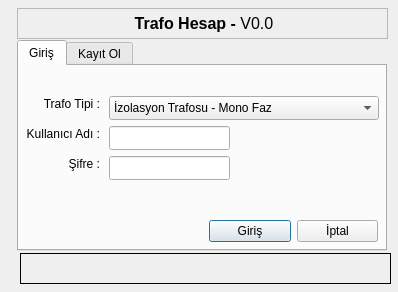
<?xml version="1.0" encoding="UTF-8"?>
<ui version="4.0">
 <class>Dialog</class>
 <widget class="QDialog" name="Dialog">
  <property name="geometry">
   <rect>
    <x>0</x>
    <y>0</y>
    <width>398</width>
    <height>292</height>
   </rect>
  </property>
  <property name="windowTitle">
   <string>Dialog</string>
  </property>
  <widget class="QTabWidget" name="tabWidget">
   <property name="geometry">
    <rect>
     <x>17</x>
     <y>40</y>
     <width>370</width>
     <height>211</height>
    </rect>
   </property>
   <property name="currentIndex">
    <number>0</number>
   </property>
   <widget class="QWidget" name="tab">
    <attribute name="icon">
     <iconset resource="icons.qrc">
      <normaloff>:/staticfiles/icons/Users.png</normaloff>:/staticfiles/icons/Users.png</iconset>
    </attribute>
    <attribute name="title">
     <string>Giriş</string>
    </attribute>
    <widget class="QLabel" name="label">
     <property name="geometry">
      <rect>
       <x>0</x>
       <y>60</y>
       <width>81</width>
       <height>16</height>
      </rect>
     </property>
     <property name="text">
      <string>Kullanıcı Adı :</string>
     </property>
     <property name="alignment">
      <set>Qt::AlignRight|Qt::AlignTrailing|Qt::AlignVCenter</set>
     </property>
    </widget>
    <widget class="QLineEdit" name="lineEdit">
     <property name="geometry">
      <rect>
       <x>90</x>
       <y>60</y>
       <width>121</width>
       <height>24</height>
      </rect>
     </property>
    </widget>
    <widget class="QLineEdit" name="lineEdit_2">
     <property name="geometry">
      <rect>
       <x>90</x>
       <y>90</y>
       <width>121</width>
       <height>24</height>
      </rect>
     </property>
     <property name="echoMode">
      <enum>QLineEdit::Password</enum>
     </property>
    </widget>
    <widget class="QLabel" name="label_2">
     <property name="geometry">
      <rect>
       <x>0</x>
       <y>90</y>
       <width>81</width>
       <height>16</height>
      </rect>
     </property>
     <property name="text">
      <string>Şifre :</string>
     </property>
     <property name="alignment">
      <set>Qt::AlignRight|Qt::AlignTrailing|Qt::AlignVCenter</set>
     </property>
    </widget>
    <widget class="QWidget" name="horizontalLayoutWidget">
     <property name="geometry">
      <rect>
       <x>190</x>
       <y>150</y>
       <width>169</width>
       <height>31</height>
      </rect>
     </property>
     <layout class="QHBoxLayout" name="horizontalLayout">
      <item>
       <widget class="QPushButton" name="pb_login">
        <property name="text">
         <string>Giriş</string>
        </property>
       </widget>
      </item>
      <item>
       <widget class="QPushButton" name="pb_cancel2">
        <property name="text">
         <string>İptal</string>
        </property>
       </widget>
      </item>
     </layout>
    </widget>
    <widget class="QComboBox" name="comboBox_2">
     <property name="geometry">
      <rect>
       <x>90</x>
       <y>30</y>
       <width>270</width>
       <height>24</height>
      </rect>
     </property>
     <item>
      <property name="text">
       <string>İzolasyon Trafosu - Mono Faz</string>
      </property>
     </item>
     <item>
      <property name="text">
       <string>İzolasyon Trafosu - Tri Faz</string>
      </property>
     </item>
     <item>
      <property name="text">
       <string>Şönt Trafo - Mono Faz</string>
      </property>
     </item>
     <item>
      <property name="text">
       <string>Şönt Trafo - Tri Faz</string>
      </property>
     </item>
     <item>
      <property name="text">
       <string>Şok Trafo - Mono Faz</string>
      </property>
     </item>
     <item>
      <property name="text">
       <string>Şok Trafo - Tri Faz</string>
      </property>
     </item>
     <item>
      <property name="text">
       <string>Oto Trafosu - Mono Faz</string>
      </property>
     </item>
     <item>
      <property name="text">
       <string>Oto Trafosu - Tri Faz</string>
      </property>
     </item>
     <item>
      <property name="text">
       <string>Harmonik Trafo</string>
      </property>
     </item>
     <item>
      <property name="text">
       <string>UPS Trafosu</string>
      </property>
     </item>
     <item>
      <property name="text">
       <string>MonoUI</string>
      </property>
     </item>
    </widget>
    <widget class="QLabel" name="label_9">
     <property name="geometry">
      <rect>
       <x>0</x>
       <y>30</y>
       <width>81</width>
       <height>16</height>
      </rect>
     </property>
     <property name="text">
      <string>Trafo Tipi :</string>
     </property>
     <property name="alignment">
      <set>Qt::AlignRight|Qt::AlignTrailing|Qt::AlignVCenter</set>
     </property>
    </widget>
   </widget>
   <widget class="QWidget" name="tab_2">
    <attribute name="icon">
     <iconset resource="icons.qrc">
      <normaloff>:/staticfiles/icons/login.png</normaloff>:/staticfiles/icons/login.png</iconset>
    </attribute>
    <attribute name="title">
     <string>Kayıt Ol</string>
    </attribute>
    <widget class="QLineEdit" name="lineEdit_3">
     <property name="geometry">
      <rect>
       <x>140</x>
       <y>60</y>
       <width>181</width>
       <height>24</height>
      </rect>
     </property>
     <property name="placeholderText">
      <string>username</string>
     </property>
    </widget>
    <widget class="QLabel" name="label_3">
     <property name="geometry">
      <rect>
       <x>50</x>
       <y>90</y>
       <width>81</width>
       <height>16</height>
      </rect>
     </property>
     <property name="text">
      <string>Şifre</string>
     </property>
    </widget>
    <widget class="QLabel" name="label_4">
     <property name="geometry">
      <rect>
       <x>50</x>
       <y>60</y>
       <width>81</width>
       <height>16</height>
      </rect>
     </property>
     <property name="text">
      <string>Kullanıcı Adı</string>
     </property>
    </widget>
    <widget class="QLineEdit" name="lineEdit_4">
     <property name="geometry">
      <rect>
       <x>140</x>
       <y>90</y>
       <width>181</width>
       <height>24</height>
      </rect>
     </property>
     <property name="maxLength">
      <number>20</number>
     </property>
     <property name="echoMode">
      <enum>QLineEdit::Password</enum>
     </property>
     <property name="placeholderText">
      <string>password</string>
     </property>
    </widget>
    <widget class="QLabel" name="label_5">
     <property name="geometry">
      <rect>
       <x>50</x>
       <y>120</y>
       <width>81</width>
       <height>16</height>
      </rect>
     </property>
     <property name="text">
      <string>Şifre Tekrar</string>
     </property>
    </widget>
    <widget class="QLineEdit" name="lineEdit_5">
     <property name="geometry">
      <rect>
       <x>140</x>
       <y>120</y>
       <width>181</width>
       <height>24</height>
      </rect>
     </property>
     <property name="echoMode">
      <enum>QLineEdit::Password</enum>
     </property>
     <property name="placeholderText">
      <string>re-password</string>
     </property>
    </widget>
    <widget class="QComboBox" name="comboBox">
     <property name="geometry">
      <rect>
       <x>140</x>
       <y>30</y>
       <width>181</width>
       <height>24</height>
      </rect>
     </property>
     <item>
      <property name="text">
       <string>Standart</string>
      </property>
     </item>
     <item>
      <property name="text">
       <string>Yönetici</string>
      </property>
     </item>
    </widget>
    <widget class="QPushButton" name="pb_save">
     <property name="geometry">
      <rect>
       <x>187</x>
       <y>153</y>
       <width>80</width>
       <height>25</height>
      </rect>
     </property>
     <property name="text">
      <string>Kaydet</string>
     </property>
    </widget>
    <widget class="QPushButton" name="pb_cancel">
     <property name="geometry">
      <rect>
       <x>277</x>
       <y>153</y>
       <width>80</width>
       <height>25</height>
      </rect>
     </property>
     <property name="text">
      <string>İptal</string>
     </property>
    </widget>
   </widget>
  </widget>
  <widget class="QLabel" name="label_7">
   <property name="geometry">
    <rect>
     <x>17</x>
     <y>8</y>
     <width>371</width>
     <height>31</height>
    </rect>
   </property>
   <property name="frameShape">
    <enum>QFrame::StyledPanel</enum>
   </property>
   <property name="text">
    <string>&lt;html&gt;&lt;head/&gt;&lt;body&gt;&lt;p align=&quot;center&quot;&gt;&lt;span style=&quot; font-size:12pt; font-weight:600;&quot;&gt;Trafo Hesap  - &lt;/span&gt;&lt;span style=&quot; font-size:12pt;&quot;&gt;V0.0&lt;/span&gt;&lt;/p&gt;&lt;/body&gt;&lt;/html&gt;</string>
   </property>
  </widget>
  <widget class="QLabel" name="label_6">
   <property name="geometry">
    <rect>
     <x>20</x>
     <y>253</y>
     <width>371</width>
     <height>31</height>
    </rect>
   </property>
   <property name="frameShape">
    <enum>QFrame::Box</enum>
   </property>
   <property name="text">
    <string/>
   </property>
  </widget>
  <widget class="QLabel" name="label_8">
   <property name="geometry">
    <rect>
     <x>14</x>
     <y>7</y>
     <width>31</width>
     <height>31</height>
    </rect>
   </property>
   <property name="text">
    <string/>
   </property>
   <property name="pixmap">
    <pixmap>:/staticfiles/icons/stock6.png</pixmap>
   </property>
   <property name="scaledContents">
    <bool>true</bool>
   </property>
  </widget>
 </widget>
 <resources>
  <include location="icons.qrc"/>
 </resources>
 <connections/>
</ui>
